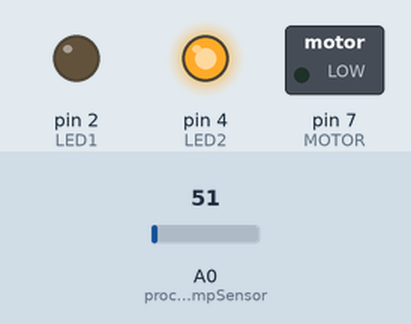
Recording of a sketch running on a simulated Arduino Uno, built with avr-gcc and run on an emulated ATmega328P. Parts: switched loads named in the sketch (green lamp = pin HIGH), output pins drawn as LEDs (lit = HIGH). The inputs (shaded band) are chosen by the test bench; at power-on: A0 (processTempSensor) = 51.

Above: at 0.1 s.
Timing chart, 0 to 1.6 s (numbered marks = the images above):
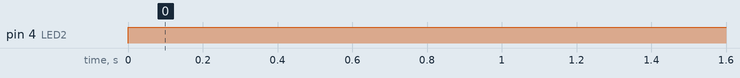

The sketch:

TemperatureController.ino
```cpp
#define LED1 2
#define LED2 4
#define MOTOR 7
#define TEMPERATURELIMIT 100

const int processTempSensor = A0;

int processTempCelcius = 0;
const int motorStatus = 9;
int motorState = LOW;
volatile bool state = false;

void status()
{
	state = !state;
}

void setup()
{
  pinMode(LED1, OUTPUT);
  pinMode(LED2, OUTPUT);
  pinMode(MOTOR, OUTPUT);
  pinMode(motorStatus, INPUT);
  pinMode(processTempSensor, INPUT);

  attachInterrupt(digitalPinToInterrupt(motorStatus), status, CHANGE);
  Serial.begin(9600);
}

void loop()
{
  motorState = getMotorStatus();
  processTempCelcius = getTemperature();
  if(processTempCelcius > TEMPERATURELIMIT ){
    digitalWrite(MOTOR, HIGH);
    delay(50);
    if (motorStatus==HIGH){
      digitalWrite(LED2, HIGH);
    }
  }
  if((processTempCelcius > TEMPERATURELIMIT) & (motorState==LOW)){
    digitalWrite(LED1, HIGH);
    Serial.println("Processo parado");
  }
  if((processTempCelcius > TEMPERATURELIMIT) & (motorState==HIGH)){
    digitalWrite(LED2, HIGH);
  }
  if((processTempCelcius <= TEMPERATURELIMIT) & (motorState==LOW)){
    digitalWrite(LED2, HIGH);
  }
  else{
  	digitalWrite(LED1, LOW);
    digitalWrite(LED2, LOW);
  	digitalWrite(MOTOR, LOW);
  }

}
float getTemperature(){
  return map(((analogRead(processTempSensor) - 20) * 3,04), 0, 1023, -40, 125);
}
int getMotorStatus(){
  noInterrupts();
  int statusMotor = state;
  interrupts();
  return statusMotor;
}
```

Measured:
- by itself, pin 4 (LED2): LOW → HIGH at 0.00 s
